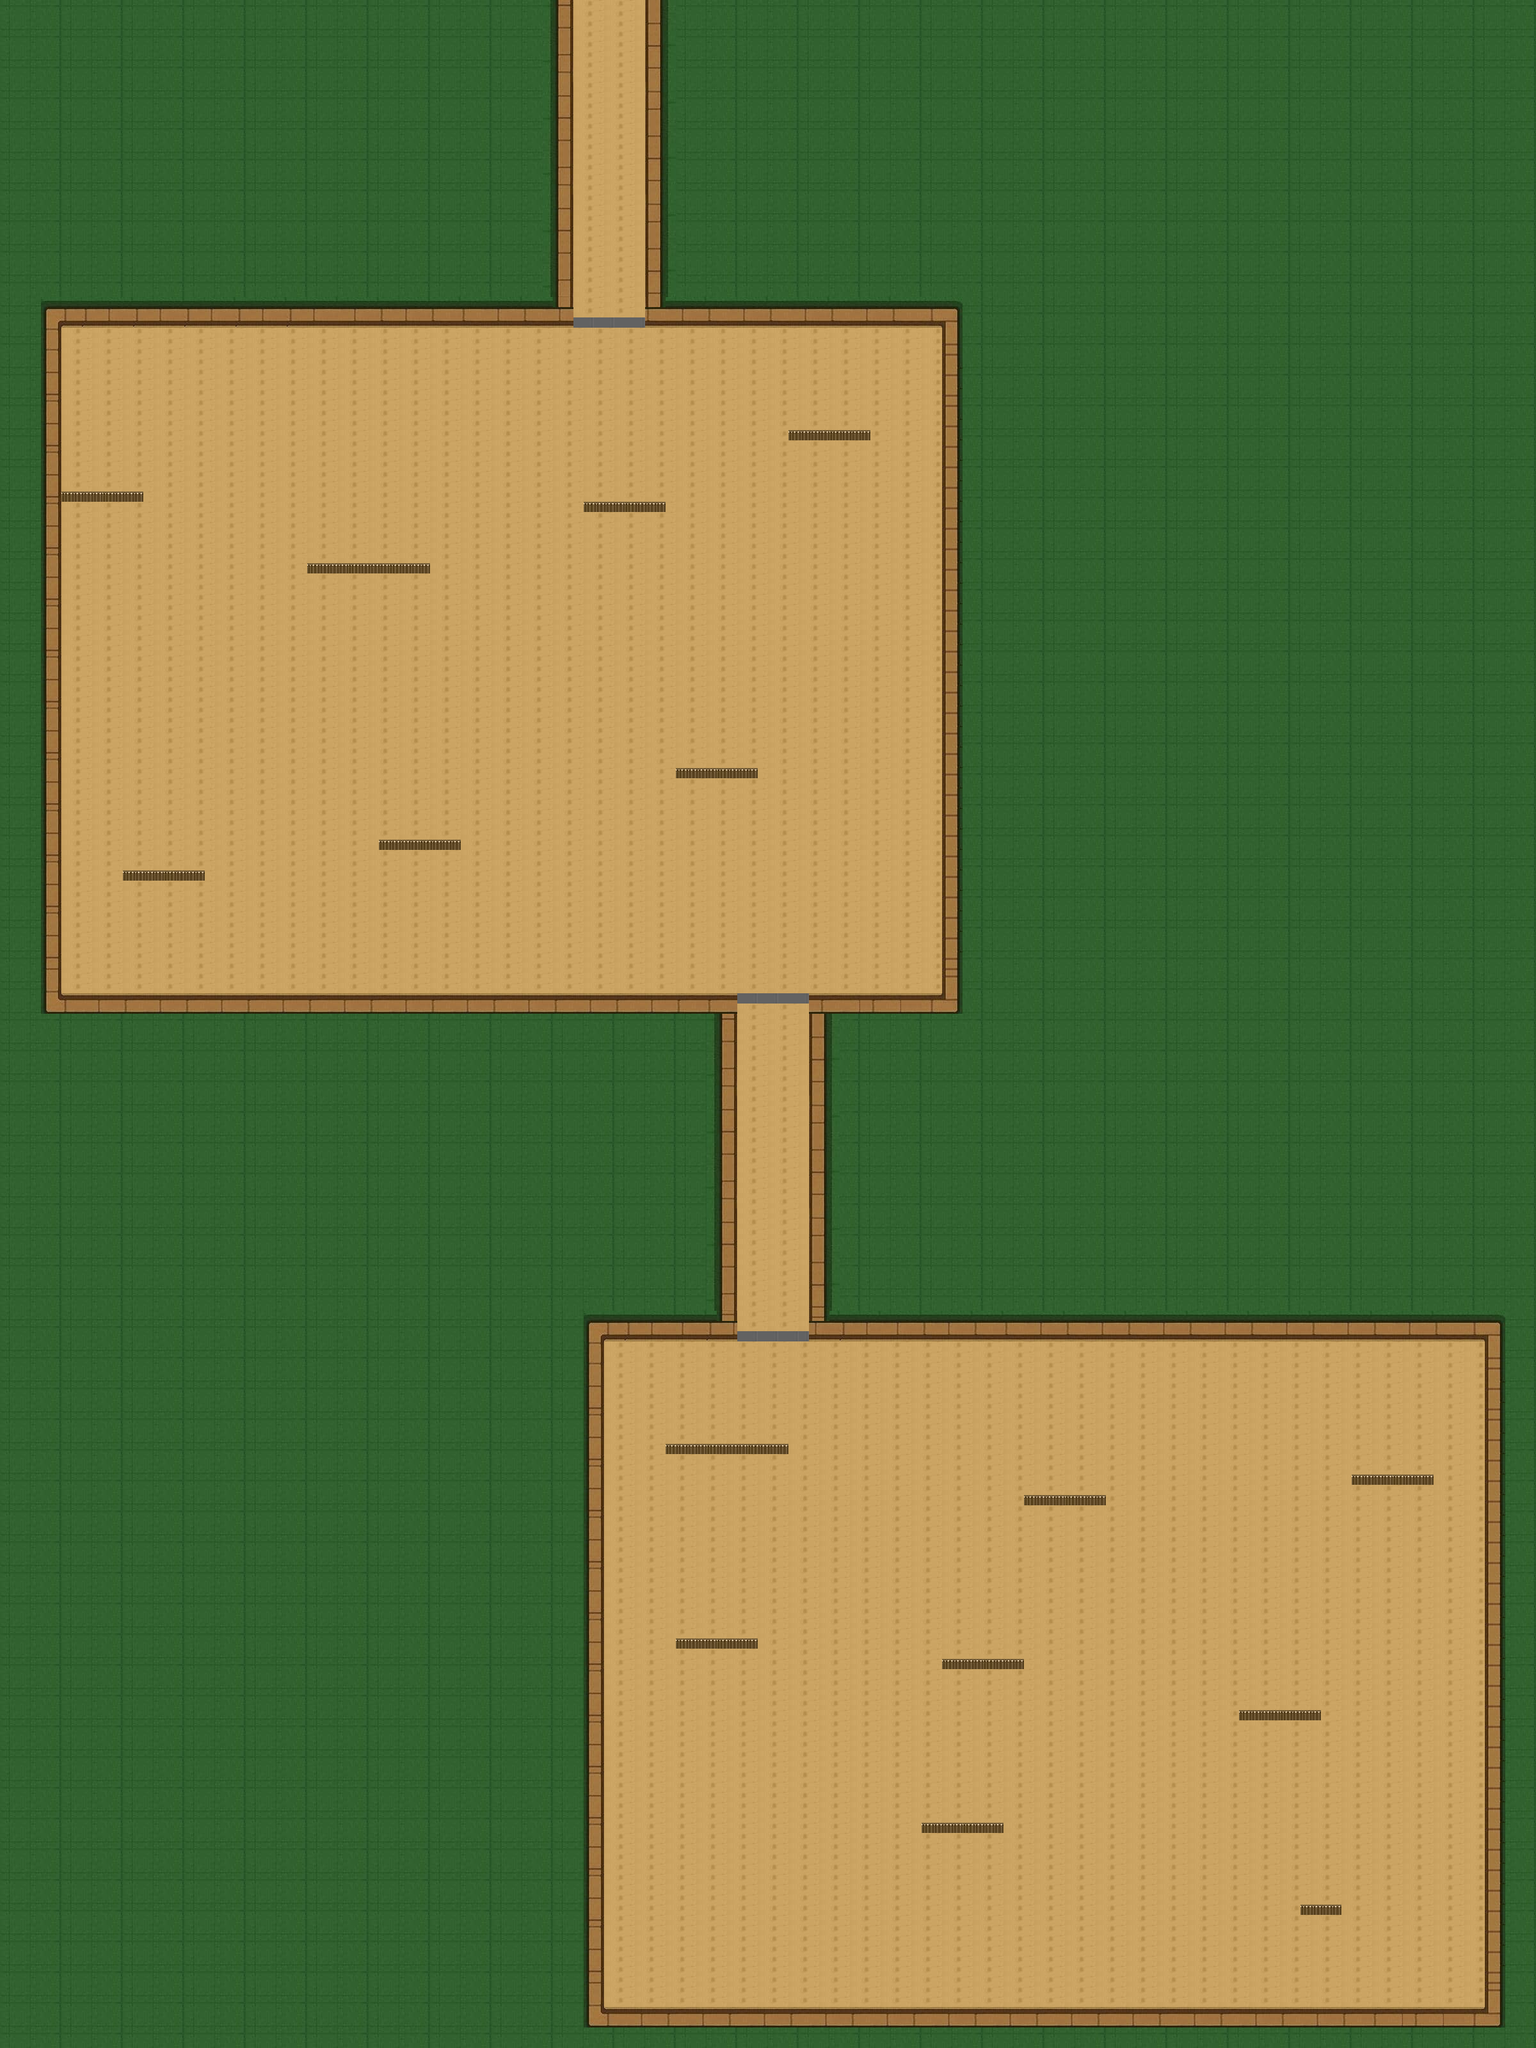

A level layout from a 2D game, rendered from its tile map. Below: a short description, then the map file with tile-grid data replaced by summaries:
An orthogonal 150x200 tile map with 16x16 px tiles, 4 tile layers (background, wall, wall_destructible, wall_win), 4 tilesets and 73 objects (31x collectible, 30x collision, 6x monster, 2x destructible_wall, player, ...).

<map version="1.10" tiledversion="1.11.2" orientation="orthogonal" renderorder="right-down" width="150" height="200" tilewidth="16" tileheight="16" infinite="0" nextlayerid="22" nextobjectid="155">
 <tileset firstgid="1" source="Nature.tsx" />
 <tileset firstgid="721" source="labyrinthe.tsx" />
 <tileset firstgid="5210" source="deuxieme niveau.tsx" />
 <tileset firstgid="5390" source="maison.tsx" />
 <layer id="12" name="background" width="150" height="200">
  <data>[30000 cells, 30000 non-empty, 18 distinct tile ids]</data>
 </layer>
 <layer id="16" name="wall" width="150" height="200">
  <data>[30000 cells, 13354 non-empty, 87 distinct tile ids]</data>
 </layer>
 <layer id="17" name="wall_destructible" width="150" height="200">
  <properties>
   <property name="collision" type="bool" value="true" />
   <property name="destructible" type="bool" value="true" />
  </properties>
  <data>[30000 cells, 14 non-empty, 2 distinct tile ids]</data>
 </layer>
 <layer id="18" name="wall_win" width="150" height="200">
  <properties>
   <property name="collision" type="bool" value="true" />
   <property name="destructible" type="bool" value="true" />
  </properties>
  <data>[30000 cells, 7 non-empty, 2 distinct tile ids]</data>
 </layer>
 <objectgroup id="9" name="object">
  <object id="1" name="player" x="951.333" y="30.0683">
   <point />
  </object>
  <object id="80" name="collision" x="860.636" y="-0.606061" width="36.3636" height="511.636">
   <properties>
    <property name="Blocked" type="bool" value="true" />
    <property name="Type" value="collision" />
   </properties>
  </object>
  <object id="81" name="collision" x="1009.12" y="-0.242424" width="34.303" height="510.667">
   <properties>
    <property name="Blocked" type="bool" value="true" />
    <property name="Type" value="collision" />
   </properties>
  </object>
  <object id="82" name="collision" x="1044.21" y="471.485" width="460.909" height="38.6061">
   <properties>
    <property name="Blocked" type="bool" value="true" />
    <property name="Type" value="collision" />
   </properties>
  </object>
  <object id="83" name="collision" x="63.697" y="474.727" width="800.182" height="36.3636">
   <properties>
    <property name="Blocked" type="bool" value="true" />
    <property name="Type" value="collision" />
   </properties>
  </object>
  <object id="84" name="collision" x="65.6667" y="506.212" width="30.2424" height="1080.3">
   <properties>
    <property name="Blocked" type="bool" value="true" />
    <property name="Type" value="collision" />
   </properties>
  </object>
  <object id="85" name="collision" x="95.0606" y="1551.42" width="1057.03" height="35.4545">
   <properties>
    <property name="Blocked" type="bool" value="true" />
    <property name="Type" value="collision" />
   </properties>
  </object>
  <object id="86" name="collision" x="1263.36" y="1552.58" width="239.636" height="30.303">
   <properties>
    <property name="Blocked" type="bool" value="true" />
    <property name="Type" value="collision" />
   </properties>
  </object>
  <object id="87" name="collision" x="1472.73" y="512.121" width="27.2727" height="1041.7">
   <properties>
    <property name="Blocked" type="bool" value="true" />
    <property name="Type" value="collision" />
   </properties>
  </object>
  <object id="88" name="collision" x="1120.52" y="1587.36" width="31.9394" height="507.455">
   <properties>
    <property name="Blocked" type="bool" value="true" />
    <property name="Type" value="collision" />
   </properties>
  </object>
  <object id="89" name="collision" x="1263.58" y="1583.06" width="33.3333" height="512.788">
   <properties>
    <property name="Blocked" type="bool" value="true" />
    <property name="Type" value="collision" />
   </properties>
  </object>
  <object id="90" name="collision" x="913.182" y="2058.58" width="207.455" height="36.303">
   <properties>
    <property name="Blocked" type="bool" value="true" />
    <property name="Type" value="collision" />
   </properties>
  </object>
  <object id="91" name="collision" x="914.455" y="2088.67" width="28" height="1079.33">
   <properties>
    <property name="Blocked" type="bool" value="true" />
    <property name="Type" value="collision" />
   </properties>
  </object>
  <object id="92" name="collision" x="942.515" y="3136.36" width="1408" height="30.303">
   <properties>
    <property name="Blocked" type="bool" value="true" />
    <property name="Type" value="collision" />
   </properties>
  </object>
  <object id="93" name="collision" x="2320.12" y="2056.24" width="30.303" height="1085.27">
   <properties>
    <property name="Blocked" type="bool" value="true" />
    <property name="Type" value="collision" />
   </properties>
  </object>
  <object id="94" name="collision" x="1287.88" y="2056.91" width="1034.48" height="38.9697">
   <properties>
    <property name="Blocked" type="bool" value="true" />
    <property name="Type" value="collision" />
   </properties>
  </object>
  <object id="95" name="collision" x="1040.24" y="2256" width="191.697" height="16.1212">
   <properties>
    <property name="Blocked" type="bool" value="true" />
    <property name="Type" value="collision" />
   </properties>
  </object>
  <object id="96" name="collision" x="1055.33" y="2559.67" width="128.848" height="16.4848">
   <properties>
    <property name="Blocked" type="bool" value="true" />
    <property name="Type" value="collision" />
   </properties>
  </object>
  <object id="97" name="collision" x="1471.76" y="2592" width="128.242" height="16.4848">
   <properties>
    <property name="Blocked" type="bool" value="true" />
    <property name="Type" value="collision" />
   </properties>
  </object>
  <object id="98" name="collision" x="1599.33" y="2335.67" width="129.091" height="16.3636">
   <properties>
    <property name="Blocked" type="bool" value="true" />
    <property name="Type" value="collision" />
   </properties>
  </object>
  <object id="99" name="collision" x="1936" y="2671.94" width="128.667" height="16.7273">
   <properties>
    <property name="Blocked" type="bool" value="true" />
    <property name="Type" value="collision" />
   </properties>
  </object>
  <object id="100" name="collision" x="2112.33" y="2303.67" width="128" height="16.5455">
   <properties>
    <property name="Blocked" type="bool" value="true" />
    <property name="Type" value="collision" />
   </properties>
  </object>
  <object id="101" name="collision" x="2032" y="2976" width="64" height="16">
   <properties>
    <property name="Blocked" type="bool" value="true" />
    <property name="Type" value="collision" />
   </properties>
  </object>
  <object id="102" name="collision" x="1439.67" y="2847.76" width="128.545" height="16.9091">
   <properties>
    <property name="Blocked" type="bool" value="true" />
    <property name="Type" value="collision" />
   </properties>
  </object>
  <object id="103" name="collision" x="192" y="1359.76" width="128.242" height="16.2424">
   <properties>
    <property name="Blocked" type="bool" value="true" />
    <property name="Type" value="collision" />
   </properties>
  </object>
  <object id="104" name="collision" x="591.667" y="1312" width="128.788" height="16">
   <properties>
    <property name="Blocked" type="bool" value="true" />
    <property name="Type" value="collision" />
   </properties>
  </object>
  <object id="105" name="collision" x="1055.67" y="1199.33" width="128" height="16.5455">
   <properties>
    <property name="Blocked" type="bool" value="true" />
    <property name="Type" value="collision" />
   </properties>
  </object>
  <object id="106" name="collision" x="1231.94" y="672.061" width="128.182" height="16.303">
   <properties>
    <property name="Blocked" type="bool" value="true" />
    <property name="Type" value="collision" />
   </properties>
  </object>
  </objectgroup>
</map>
<!-- 45 of 73 objects omitted -->
